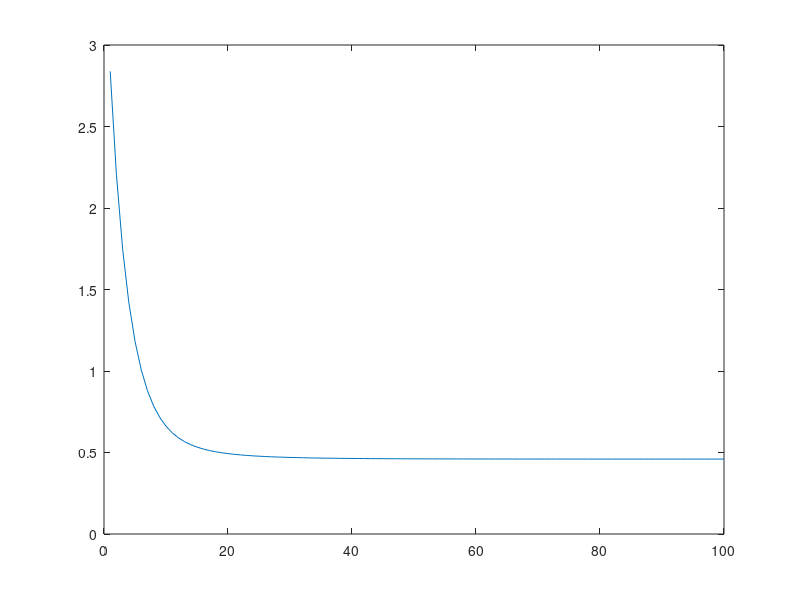

Here is the MATLAB script that generated this plot: (Note: this script raises an error after producing the figure.)
%%  EXERCISES 1 & 2


set1 = [2,2; -2, 2; 0.5, 1.5];
set2 = [1, -2; -1, 1; -0.5, -0.5];
setAll = [set1; set2];
% 
% figure
% plot(set1(:,1),set1(:,2),'*')
% hold on
% plot(set2(:,1),set2(:,2),'*','color','r')
% axis([-2.5 2.5 -2.5 2.5])
% axis square

W = [0 0];
b = 0;
targets = [1 1 1 0 0 0];
lr = 0.01;
numEpochs = 100;
numInputs = 6;

allErrors = [];
for i = 1:numEpochs
    totalError = 0;
    for j = 1:numInputs
        inp = setAll(j,:);
        net_input = W*inp' + b;
        out = net_input;
        
        W = W+lr*(targets(j)-out)*inp;
        b = b+lr*(targets(j)-out);
        
        totalError = totalError + (targets(j)-out)^2;
    end
    allErrors = [allErrors; totalError];
end

plot(allErrors)

%% EXERCISE 3

badGreeblesTrain = xlsread('BadGreeblesTraining.xls');
goodGreeblesTrain = xlsread('GoodGreeblesTraining.xls');
trainData = [goodGreeblesTrain;badGreeblesTrain];

% 1 rerepsents a good Greeble, 0 represents a bad Greeble
targets = [repmat(1,200,1)' repmat(0,200,1)'];

W = [1 1 1];
b = 0;
num_inputs = size(trainData,1);

initialClassification = W*trainData' + b;

for i = 1:numEpochs
    for j = 1:numInputs
        input = trainData(j,:);
        net_input = W*input' + b;
        out = net_input;
        
        W = W + lr*(targets(j) - out)*input;
        b = b + lr*(targets(j) - out);
    end
end

trainedClassification = W*trainData' + b;

plot(trainedClassification,'.','MarkerSize',16)


%% 





